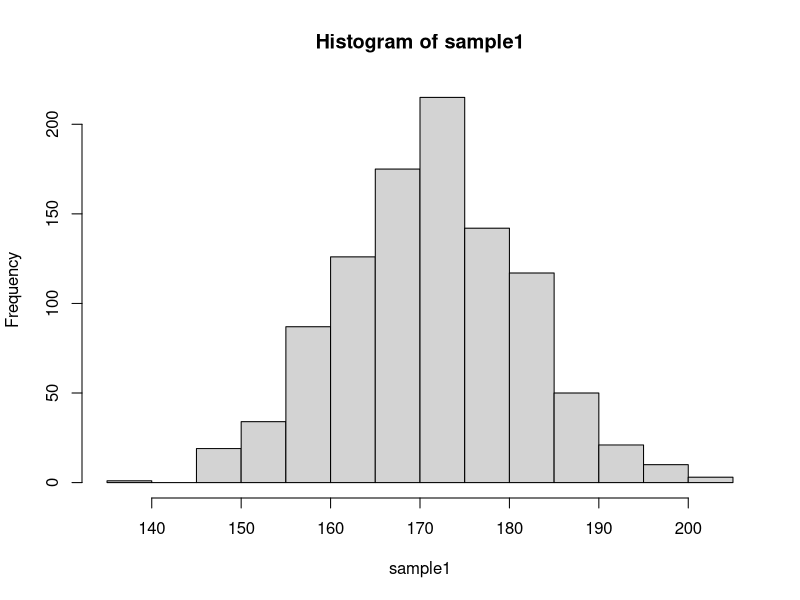
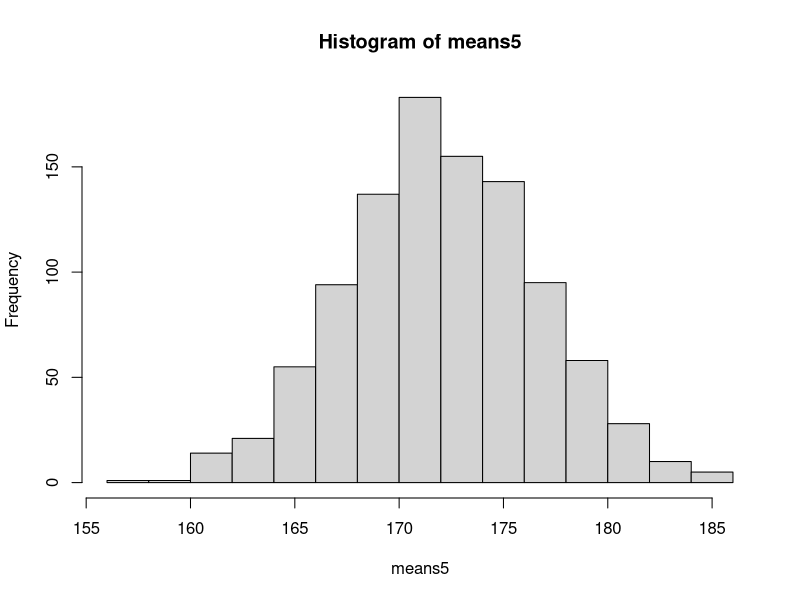
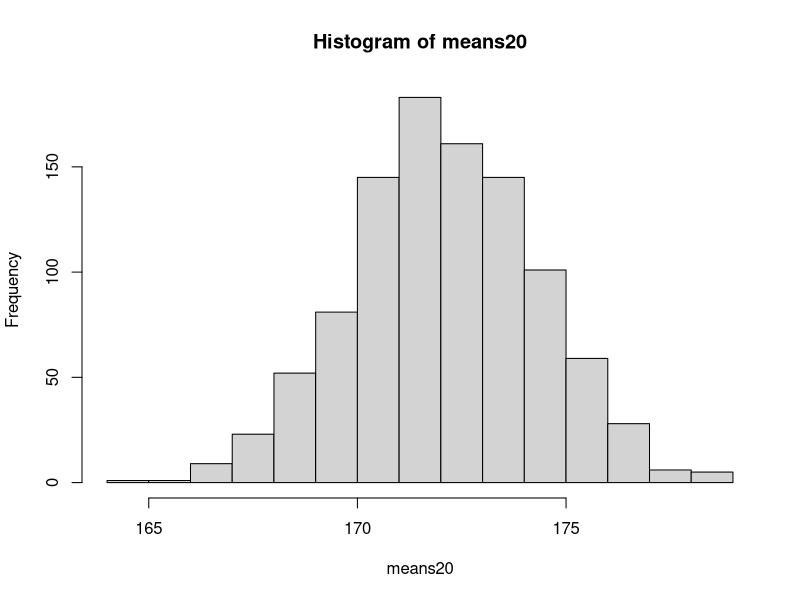
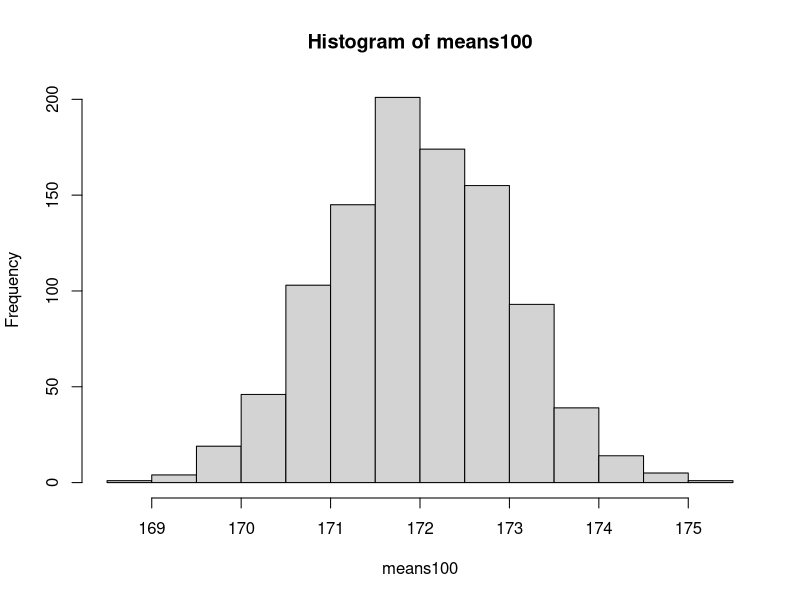

Recreate these plots in R, in order.
library(dplyr) #to use %>%
population<-rnorm(100000,mean=172,sd=10)
#sample of 1000 values
sample1<-sample(population,size=1000)
sample1%>%head
hist(sample1)

#a sample of 1,000 means of 5 values
#what it means:
# 1 draw 5 values
# 2 compute their mean
# 3 repeat 1000 times

means5<-numeric(1000)
for (i in 1:1000){
  means5[i] <- mean(sample(population,size=5))
}
means5%>%head
hist(means5)

means20 <- numeric(1000)
for (i in 1:1000){
  means20[i]<-mean(sample(population,size=20))
}
means20%>%head
hist(means20)

means100<-numeric(1000)
for (i in 1:1000){
  means100[i]<-mean(sample(population,size=100))
}
hist(means100)
